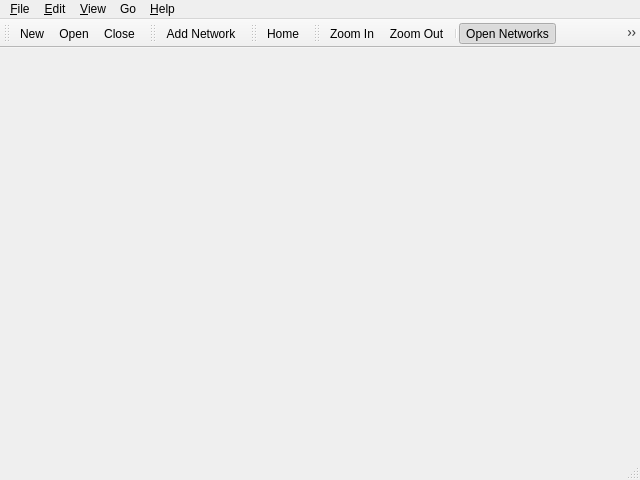
<ui version="4.0" >
 <author>Lorenzo Masini</author>
 <class>MainWindow</class>
 <widget class="QMainWindow" name="MainWindow" >
  <property name="geometry" >
   <rect>
    <x>0</x>
    <y>0</y>
    <width>640</width>
    <height>480</height>
   </rect>
  </property>
  <property name="windowTitle" >
   <string>QNetAddressBook</string>
  </property>
  <property name="statusTip" >
   <string/>
  </property>
  <widget class="QWidget" name="centralwidget" >
   <property name="geometry" >
    <rect>
     <x>0</x>
     <y>66</y>
     <width>640</width>
     <height>392</height>
    </rect>
   </property>
   <layout class="QGridLayout" name="gridLayout" />
  </widget>
  <widget class="QMenuBar" name="menubar" >
   <property name="geometry" >
    <rect>
     <x>0</x>
     <y>0</y>
     <width>640</width>
     <height>22</height>
    </rect>
   </property>
   <widget class="QMenu" name="menu_File" >
    <property name="title" >
     <string>&amp;File</string>
    </property>
    <widget class="QMenu" name="menu_Import" >
     <property name="title" >
      <string>&amp;Import...</string>
     </property>
     <property name="icon" >
      <iconset resource="../resources/resources.qrc" >
       <normaloff>:/images/fileimport.png</normaloff>:/images/fileimport.png</iconset>
     </property>
     <widget class="QMenu" name="menuKismet" >
      <property name="title" >
       <string>&amp;kismet</string>
      </property>
      <addaction name="actionImportKismetCSV" />
      <addaction name="actionImportKismetXML" />
     </widget>
     <addaction name="menuKismet" />
    </widget>
    <addaction name="actionNew" />
    <addaction name="actionOpen" />
    <addaction name="actionClose" />
    <addaction name="separator" />
    <addaction name="menu_Import" />
    <addaction name="separator" />
    <addaction name="actionQuit" />
   </widget>
   <widget class="QMenu" name="menu_Edit" >
    <property name="title" >
     <string>&amp;Edit</string>
    </property>
    <addaction name="actionAddNetwork" />
    <addaction name="separator" />
    <addaction name="actionPreferences" />
   </widget>
   <widget class="QMenu" name="menuF_ilter" >
    <property name="title" >
     <string>&amp;View</string>
    </property>
    <addaction name="actionZoomIn" />
    <addaction name="actionZoomOut" />
    <addaction name="separator" />
    <addaction name="actionOpenNetworks" />
    <addaction name="actionWEPNetworks" />
    <addaction name="actionWPANetworks" />
    <addaction name="actionWPA2Networks" />
   </widget>
   <widget class="QMenu" name="menu_Help" >
    <property name="title" >
     <string>&amp;Help</string>
    </property>
    <addaction name="actionAbout" />
   </widget>
   <widget class="QMenu" name="menuGo" >
    <property name="title" >
     <string>Go</string>
    </property>
    <addaction name="actionGoHome" />
   </widget>
   <addaction name="menu_File" />
   <addaction name="menu_Edit" />
   <addaction name="menuF_ilter" />
   <addaction name="menuGo" />
   <addaction name="menu_Help" />
  </widget>
  <widget class="QStatusBar" name="statusbar" >
   <property name="geometry" >
    <rect>
     <x>0</x>
     <y>458</y>
     <width>640</width>
     <height>22</height>
    </rect>
   </property>
  </widget>
  <widget class="QToolBar" name="fileToolBar" >
   <property name="geometry" >
    <rect>
     <x>0</x>
     <y>22</y>
     <width>151</width>
     <height>44</height>
    </rect>
   </property>
   <property name="windowTitle" >
    <string>File</string>
   </property>
   <attribute name="toolBarArea" >
    <enum>TopToolBarArea</enum>
   </attribute>
   <attribute name="toolBarBreak" >
    <bool>false</bool>
   </attribute>
   <addaction name="actionNew" />
   <addaction name="actionOpen" />
   <addaction name="actionClose" />
  </widget>
  <widget class="QToolBar" name="editToolBar" >
   <property name="geometry" >
    <rect>
     <x>151</x>
     <y>22</y>
     <width>59</width>
     <height>44</height>
    </rect>
   </property>
   <property name="windowTitle" >
    <string>Edit</string>
   </property>
   <attribute name="toolBarArea" >
    <enum>TopToolBarArea</enum>
   </attribute>
   <attribute name="toolBarBreak" >
    <bool>false</bool>
   </attribute>
   <addaction name="actionAddNetwork" />
  </widget>
  <widget class="QToolBar" name="goToolBar" >
   <property name="geometry" >
    <rect>
     <x>210</x>
     <y>22</y>
     <width>59</width>
     <height>44</height>
    </rect>
   </property>
   <property name="windowTitle" >
    <string>Go</string>
   </property>
   <attribute name="toolBarArea" >
    <enum>TopToolBarArea</enum>
   </attribute>
   <attribute name="toolBarBreak" >
    <bool>false</bool>
   </attribute>
   <addaction name="actionGoHome" />
  </widget>
  <widget class="QToolBar" name="viewToolBar" >
   <property name="geometry" >
    <rect>
     <x>269</x>
     <y>22</y>
     <width>371</width>
     <height>44</height>
    </rect>
   </property>
   <property name="windowTitle" >
    <string>View</string>
   </property>
   <attribute name="toolBarArea" >
    <enum>TopToolBarArea</enum>
   </attribute>
   <attribute name="toolBarBreak" >
    <bool>false</bool>
   </attribute>
   <addaction name="actionZoomIn" />
   <addaction name="actionZoomOut" />
   <addaction name="separator" />
   <addaction name="actionOpenNetworks" />
   <addaction name="actionWEPNetworks" />
   <addaction name="actionWPANetworks" />
   <addaction name="actionWPA2Networks" />
  </widget>
  <action name="actionNew" >
   <property name="icon" >
    <iconset resource="../resources/resources.qrc" >
     <normaloff>:/images/filenew.png</normaloff>:/images/filenew.png</iconset>
   </property>
   <property name="text" >
    <string>&amp;New</string>
   </property>
  </action>
  <action name="actionOpen" >
   <property name="icon" >
    <iconset resource="../resources/resources.qrc" >
     <normaloff>:/images/fileopen.png</normaloff>:/images/fileopen.png</iconset>
   </property>
   <property name="text" >
    <string>&amp;Open</string>
   </property>
  </action>
  <action name="actionQuit" >
   <property name="icon" >
    <iconset resource="../resources/resources.qrc" >
     <normaloff>:/images/application_exit.png</normaloff>:/images/application_exit.png</iconset>
   </property>
   <property name="text" >
    <string>&amp;Quit</string>
   </property>
  </action>
  <action name="actionAddNetwork" >
   <property name="icon" >
    <iconset resource="../resources/resources.qrc" >
     <normaloff>:/images/edit_add.png</normaloff>:/images/edit_add.png</iconset>
   </property>
   <property name="text" >
    <string>&amp;Add Network</string>
   </property>
  </action>
  <action name="actionAbout" >
   <property name="icon" >
    <iconset resource="../resources/resources.qrc" >
     <normaloff>:/images/help_about.png</normaloff>:/images/help_about.png</iconset>
   </property>
   <property name="text" >
    <string>About</string>
   </property>
  </action>
  <action name="actionOpenNetworks" >
   <property name="checkable" >
    <bool>true</bool>
   </property>
   <property name="checked" >
    <bool>true</bool>
   </property>
   <property name="icon" >
    <iconset resource="../resources/resources.qrc" >
     <normaloff>:/images/open.png</normaloff>:/images/open.png</iconset>
   </property>
   <property name="text" >
    <string>Open Networks</string>
   </property>
  </action>
  <action name="actionWEPNetworks" >
   <property name="checkable" >
    <bool>true</bool>
   </property>
   <property name="checked" >
    <bool>true</bool>
   </property>
   <property name="icon" >
    <iconset resource="../resources/resources.qrc" >
     <normaloff>:/images/wep.png</normaloff>:/images/wep.png</iconset>
   </property>
   <property name="text" >
    <string>WEP Networks</string>
   </property>
  </action>
  <action name="actionWPANetworks" >
   <property name="checkable" >
    <bool>true</bool>
   </property>
   <property name="checked" >
    <bool>true</bool>
   </property>
   <property name="icon" >
    <iconset resource="../resources/resources.qrc" >
     <normaloff>:/images/wpa.png</normaloff>:/images/wpa.png</iconset>
   </property>
   <property name="text" >
    <string>WPA Networks</string>
   </property>
  </action>
  <action name="actionWPA2Networks" >
   <property name="checkable" >
    <bool>true</bool>
   </property>
   <property name="checked" >
    <bool>true</bool>
   </property>
   <property name="icon" >
    <iconset resource="../resources/resources.qrc" >
     <normaloff>:/images/wpa2.png</normaloff>:/images/wpa2.png</iconset>
   </property>
   <property name="text" >
    <string>WPA2 Networks</string>
   </property>
  </action>
  <action name="actionZoomIn" >
   <property name="icon" >
    <iconset resource="../resources/resources.qrc" >
     <normaloff>:/images/viewmag+.png</normaloff>:/images/viewmag+.png</iconset>
   </property>
   <property name="text" >
    <string>Zoom In</string>
   </property>
  </action>
  <action name="actionZoomOut" >
   <property name="icon" >
    <iconset resource="../resources/resources.qrc" >
     <normaloff>:/images/viewmag-.png</normaloff>:/images/viewmag-.png</iconset>
   </property>
   <property name="text" >
    <string>Zoom Out</string>
   </property>
  </action>
  <action name="actionClose" >
   <property name="icon" >
    <iconset resource="../resources/resources.qrc" >
     <normaloff>:/images/fileclose.png</normaloff>:/images/fileclose.png</iconset>
   </property>
   <property name="text" >
    <string>Close</string>
   </property>
  </action>
  <action name="actionPreferences" >
   <property name="icon" >
    <iconset resource="../resources/resources.qrc" >
     <normaloff>:/images/preferences_system.png</normaloff>:/images/preferences_system.png</iconset>
   </property>
   <property name="text" >
    <string>&amp;Preferences...</string>
   </property>
  </action>
  <action name="actionGoHome" >
   <property name="icon" >
    <iconset resource="../resources/resources.qrc" >
     <normaloff>:/images/folder_home2.png</normaloff>:/images/folder_home2.png</iconset>
   </property>
   <property name="text" >
    <string>Home</string>
   </property>
  </action>
  <action name="actionImportKismetCSV" >
   <property name="text" >
    <string>&amp;CSV</string>
   </property>
  </action>
  <action name="actionImportKismetXML" >
   <property name="text" >
    <string>&amp;XML</string>
   </property>
  </action>
 </widget>
 <resources>
  <include location="../resources/resources.qrc" />
 </resources>
 <connections/>
</ui>
